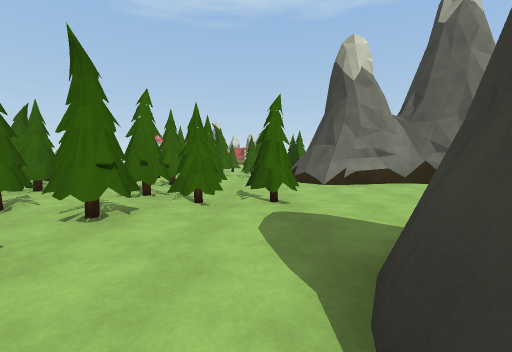
[1] (above)

24 first-person views from a walk through a scene from a Unity 3-D project. The camera is 1.3 m above the floor, tilts 4° down and sees 90° across. The floor is counted in squares, 2 m on a side. Each view is taken from the middle of a square. On the plan, view 1 faces up. The plan holds only what a view shows up to about 9 squares ahead; the rest is blank. The place goes on beyond the plan. The player character is not drawn. Some animated figures are left out.

[2]
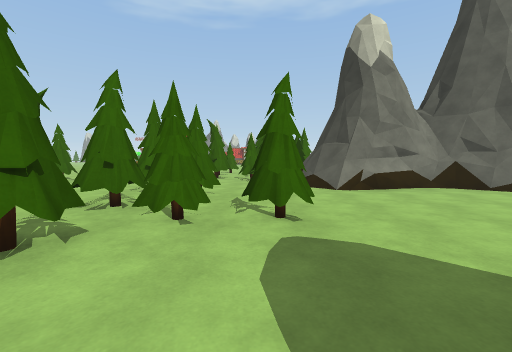

[3]
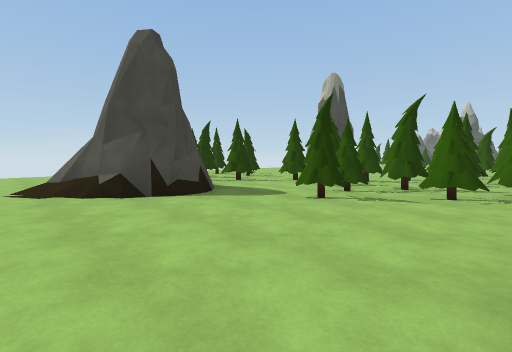

[4]
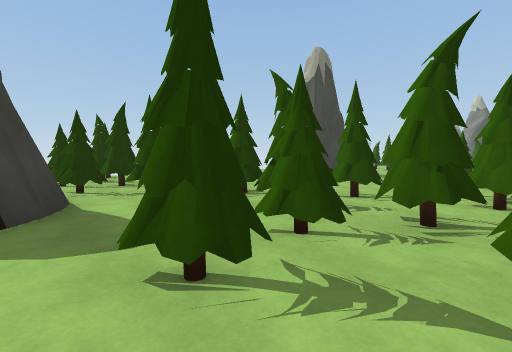

[5]
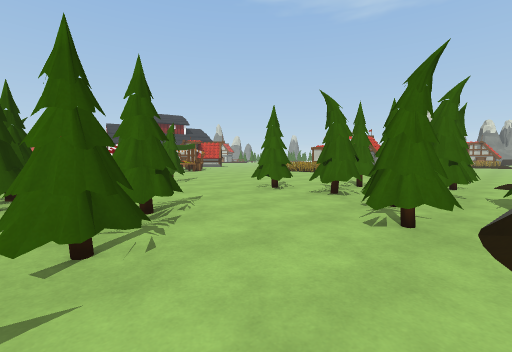

[6]
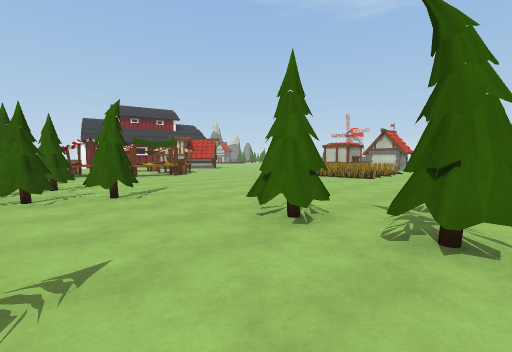

[7]
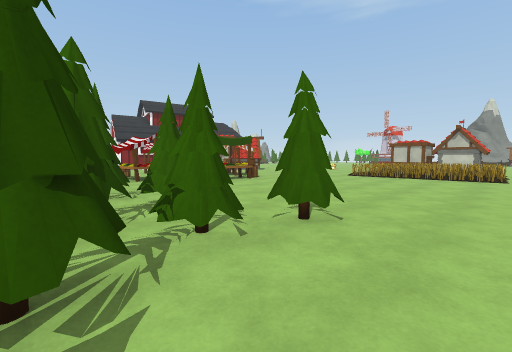

[8]
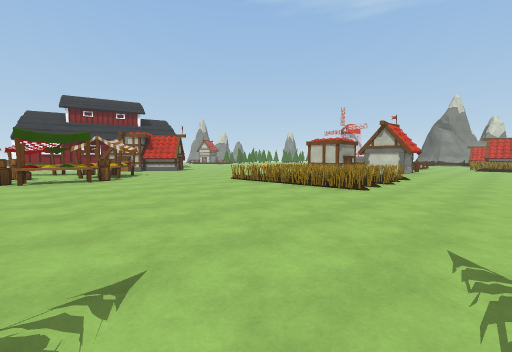

[9]
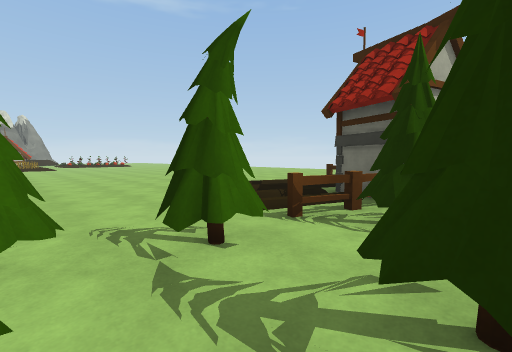

[10]
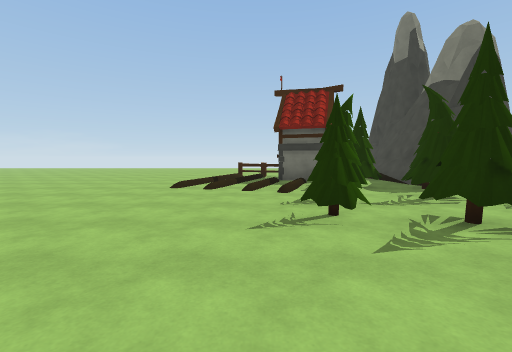

[11]
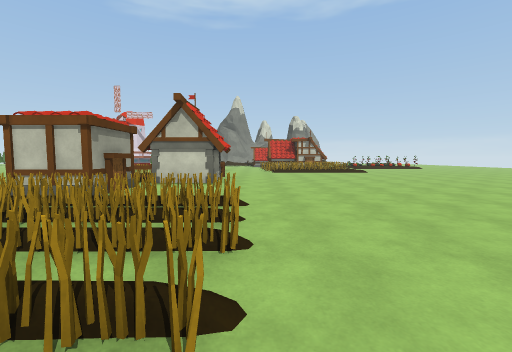

[12]
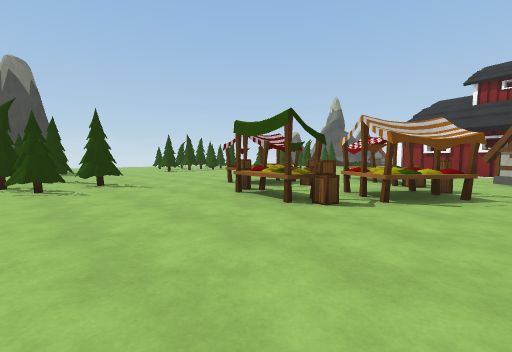

[13]
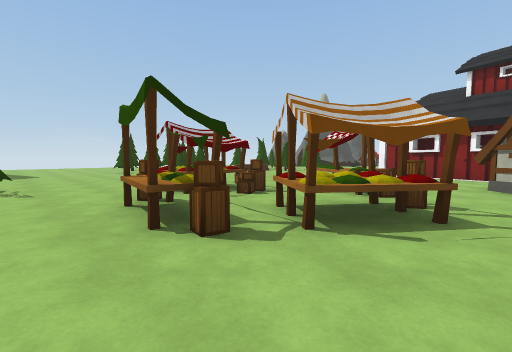

[14]
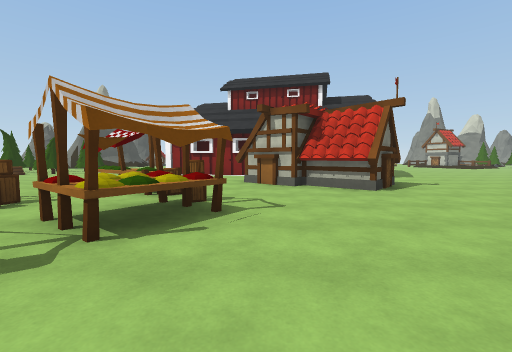

[15]
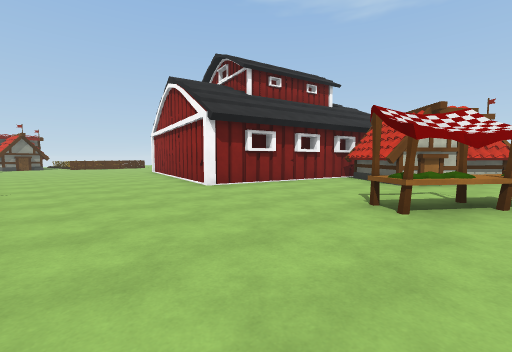

[16]
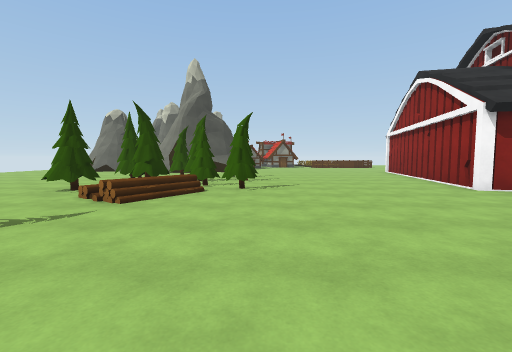

[17]
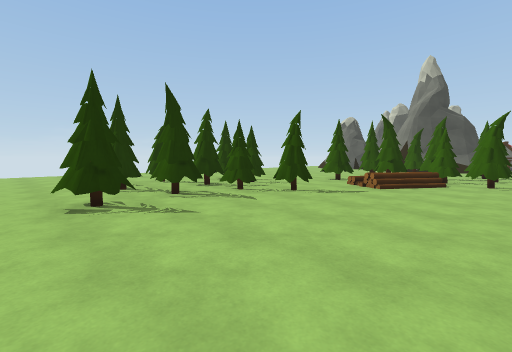

[18]
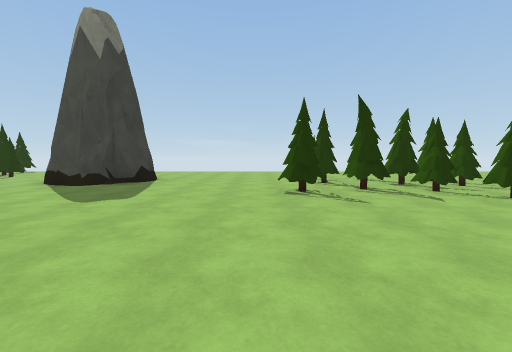

[19]
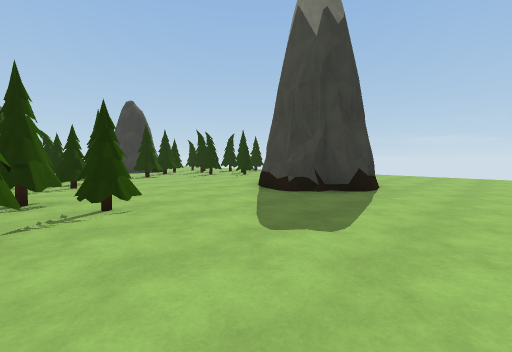

[20]
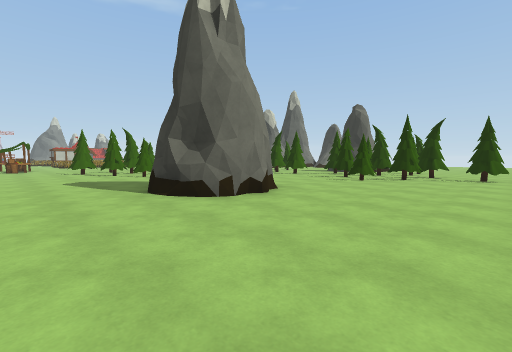

[21]
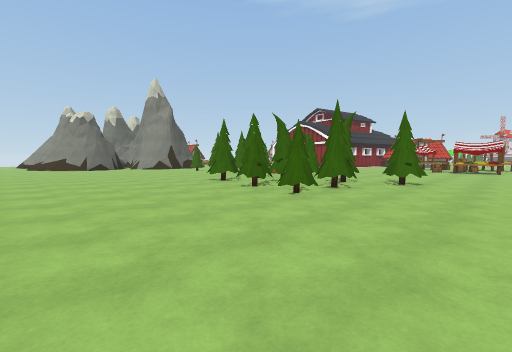

[22]
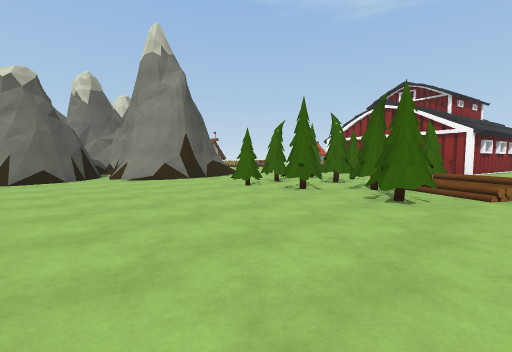

[23]
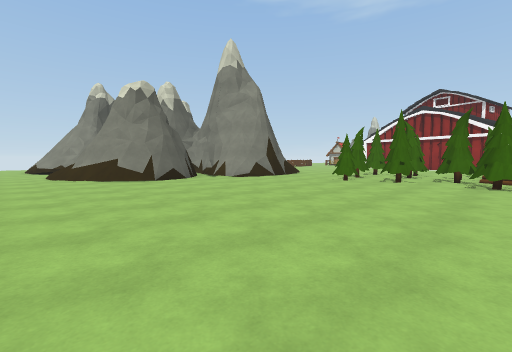

[24]
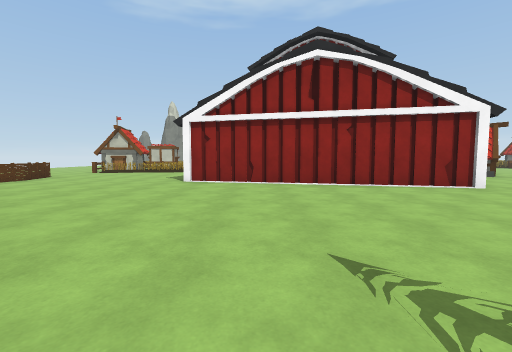

### Floor plan
Key: @ floor where view 1 was taken; # wall or solid block; x gap in a wall; . main floor; : floor 0.25 m higher than the main floor; / step, stairs or slope; = window, fence, low wall or low ledge; ^ raised ledge; T thing the floor can be seen under or through; B barn.
Columns run from 31 left of view 1 to 4 right of it. Each row starts with its distance up from view 1.
 23                           #........
 22              ..         ###........
 21              ...         ...........
 20              ....      ##...........
 19              .....        ..........
 18                ....     ===.........
 17                 #...   =====........
 16              B  ##.... ====.........
 15              ####......====....../..
 14 .....       BB.#................./.:
 13 =.....      B....=TTT.........../..:
 12 =....B##BBB B....^.TTT........##/=##
 11  .........##B...#x..TT........#..##
 10   .................##..........#...
  9    ...............###.......#.TTT###
  8     ...................###.....TT###
  7      ............. ...#.##.......###
  6      ... ###............###..T......
  5        .####...........###.TTTT.....
  4        .####==.........###.T=TTT....
  3      #..####...#............TT......
  2      #..###.#..#.##.................
  1     ##........##.............#..###.
  0    ##.........#..#.....##.....#@###.
 -1    ##...........##.....##...#.##   .
 -2    ##.......................#.##  ..
 -3   ##=.......................###   ..
 -4  /=..........................##.  ..
 -5  ............................x..  ..

Positions as (right, up) in squares from view 1, and headings:
1: (0, 0), facing up
2: (0, 1), facing up
3: (4, 6), facing down-left
4: (1, 5), facing down-left
5: (1, 5), facing up-left
6: (-1, 7), facing up-left
7: (-4, 6), facing up-left
8: (-2, 10), facing up-left
9: (-1, 10), facing up-right
10: (-4, 13), facing right
11: (-4, 15), facing up
12: (-7, 14), facing down-left
13: (-9, 14), facing down-left
14: (-9, 14), facing left
15: (-14, 7), facing up-left
16: (-14, 6), facing left
17: (-12, 6), facing down-left
18: (-12, 7), facing down
19: (-11, 5), facing down-right
20: (-11, -5), facing up-right
21: (-11, -5), facing up-left
22: (-18, -2), facing up-left
23: (-19, -5), facing up-left
24: (-24, 5), facing up
